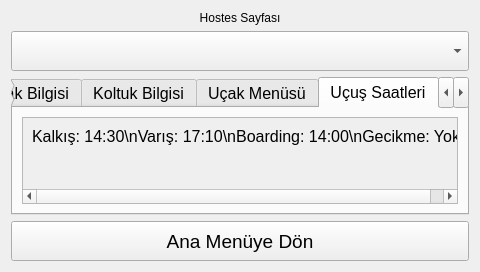
<?xml version="1.0" encoding="UTF-8"?>
<ui version="4.0">
 <class>RolePage_Hostess</class>
 <widget class="QWidget" name="RolePage_Hostess">
  <property name="geometry">
   <rect>
    <x>0</x>
    <y>0</y>
    <width>480</width>
    <height>272</height>
   </rect>
  </property>
  <property name="styleSheet">
   <string></string>
  </property>
  <layout class="QVBoxLayout" name="verticalLayout">
   <item>
    <widget class="QLabel" name="labelTitle">
     <property name="text">
      <string>Hostes Sayfası</string>
     </property>
     <property name="alignment">
      <set>Qt::AlignCenter</set>
     </property>
    </widget>
   </item>
   <item>
    <widget class="QComboBox" name="comboCity">
     <property name="minimumSize">
      <size>
       <width>0</width>
       <height>40</height>
      </size>
     </property>
     <property name="font">
      <font>
       <pointsize>14</pointsize>
      </font>
     </property>
    </widget>
   </item>
   <item>
    <widget class="QTabWidget" name="tabWidget">
     <property name="font">
      <font>
       <pointsize>12</pointsize>
      </font>
     </property>
     <property name="currentIndex">
      <number>3</number>
     </property>
     <widget class="QWidget" name="tabAircraft">
      <attribute name="title">
       <string>Uçak Bilgisi</string>
      </attribute>
      <layout class="QVBoxLayout" name="layoutAircraft">
       <item>
        <widget class="QScrollArea" name="scrollAreaAircraftInfo">
         <property name="widgetResizable">
          <bool>true</bool>
         </property>
         <widget class="QWidget" name="scrollAreaWidgetAircraftInfo">
          <property name="geometry">
           <rect>
            <x>0</x>
            <y>0</y>
            <width>581</width>
            <height>68</height>
           </rect>
          </property>
          <layout class="QVBoxLayout" name="layoutAircraftInfo">
           <item>
            <widget class="QLabel" name="labelAircraftInfo">
             <property name="text">
              <string>Model: Airbus A320\nTescil: TC-ABC\nKapasite: 180\nÜretici: Airbus\nSeri No: 12345\nUçak Yaşı: 6 yıl</string>
             </property>
             <property name="alignment">
              <set>Qt::AlignLeading|Qt::AlignLeft|Qt::AlignTop</set>
             </property>
            </widget>
           </item>
          </layout>
         </widget>
        </widget>
       </item>
      </layout>
     </widget>
     <widget class="QWidget" name="tabSeats">
      <attribute name="title">
       <string>Koltuk Bilgisi</string>
      </attribute>
      <layout class="QVBoxLayout" name="layoutSeats">
       <item>
        <widget class="QScrollArea" name="scrollAreaSeatsInfo">
         <property name="widgetResizable">
          <bool>true</bool>
         </property>
         <widget class="QWidget" name="scrollAreaWidgetSeatsInfo">
          <property name="geometry">
           <rect>
            <x>0</x>
            <y>0</y>
            <width>493</width>
            <height>68</height>
           </rect>
          </property>
          <layout class="QVBoxLayout" name="layoutSeatsInfo">
           <item>
            <widget class="QLabel" name="labelSeatsInfo">
             <property name="text">
              <string>Toplam Koltuk: 180\nDolu: 150\nBoş: 30\nEngelli Koltuk: 2\nKoltuk Planı: 1A 1B 1C ...</string>
             </property>
             <property name="alignment">
              <set>Qt::AlignLeading|Qt::AlignLeft|Qt::AlignTop</set>
             </property>
            </widget>
           </item>
          </layout>
         </widget>
        </widget>
       </item>
      </layout>
     </widget>
     <widget class="QWidget" name="tabMenu">
      <attribute name="title">
       <string>Uçak Menüsü</string>
      </attribute>
      <layout class="QVBoxLayout" name="layoutMenu">
       <item>
        <widget class="QScrollArea" name="scrollAreaMenuInfo">
         <property name="widgetResizable">
          <bool>true</bool>
         </property>
         <widget class="QWidget" name="scrollAreaWidgetMenuInfo">
          <property name="geometry">
           <rect>
            <x>0</x>
            <y>0</y>
            <width>848</width>
            <height>68</height>
           </rect>
          </property>
          <layout class="QVBoxLayout" name="layoutMenuInfo">
           <item>
            <widget class="QLabel" name="labelMenuInfo">
             <property name="text">
              <string>Yemekler: Tavuk, Makarna, Vejetaryen\nİçecekler: Su, Meyve Suyu, Çay, Kahve\nAlerjenler: Gluten, Süt, Fındık\nÖzel Sipariş: Vejetaryen (2), Çocuk (1)</string>
             </property>
             <property name="alignment">
              <set>Qt::AlignLeading|Qt::AlignLeft|Qt::AlignTop</set>
             </property>
            </widget>
           </item>
          </layout>
         </widget>
        </widget>
       </item>
      </layout>
     </widget>
     <widget class="QWidget" name="tabTimes">
      <attribute name="title">
       <string>Uçuş Saatleri</string>
      </attribute>
      <layout class="QVBoxLayout" name="layoutTimes">
       <item>
        <widget class="QScrollArea" name="scrollAreaTimesInfo">
         <property name="widgetResizable">
          <bool>true</bool>
         </property>
         <widget class="QWidget" name="scrollAreaWidgetTimesInfo">
          <property name="geometry">
           <rect>
            <x>0</x>
            <y>0</y>
            <width>438</width>
            <height>82</height>
           </rect>
          </property>
          <layout class="QVBoxLayout" name="layoutTimesInfo">
           <item>
            <widget class="QLabel" name="labelTimesInfo">
             <property name="text">
              <string>Kalkış: 14:30\nVarış: 17:10\nBoarding: 14:00\nGecikme: Yok</string>
             </property>
             <property name="alignment">
              <set>Qt::AlignLeading|Qt::AlignLeft|Qt::AlignTop</set>
             </property>
            </widget>
           </item>
          </layout>
         </widget>
        </widget>
       </item>
      </layout>
     </widget>
     <widget class="QWidget" name="tabRoute">
      <attribute name="title">
       <string>Nereden-Nereye</string>
      </attribute>
      <layout class="QVBoxLayout" name="layoutRoute">
       <item>
        <widget class="QScrollArea" name="scrollAreaRouteInfo">
         <property name="widgetResizable">
          <bool>true</bool>
         </property>
         <widget class="QWidget" name="scrollAreaWidgetRouteInfo">
          <property name="geometry">
           <rect>
            <x>0</x>
            <y>0</y>
            <width>438</width>
            <height>82</height>
           </rect>
          </property>
          <layout class="QVBoxLayout" name="layoutRouteInfo">
           <item>
            <widget class="QLabel" name="labelRouteInfo">
             <property name="text">
              <string>İstanbul (IST) → Paris (CDG)\nTahmini Süre: 3s 40dk</string>
             </property>
             <property name="alignment">
              <set>Qt::AlignLeading|Qt::AlignLeft|Qt::AlignTop</set>
             </property>
            </widget>
           </item>
          </layout>
         </widget>
        </widget>
       </item>
      </layout>
     </widget>
    </widget>
   </item>
   <item>
    <widget class="QPushButton" name="btnBack">
     <property name="minimumSize">
      <size>
       <width>0</width>
       <height>40</height>
      </size>
     </property>
     <property name="font">
      <font>
       <pointsize>14</pointsize>
      </font>
     </property>
     <property name="text">
      <string>Ana Menüye Dön</string>
     </property>
    </widget>
   </item>
  </layout>
 </widget>
 <resources/>
 <connections/>
</ui>
